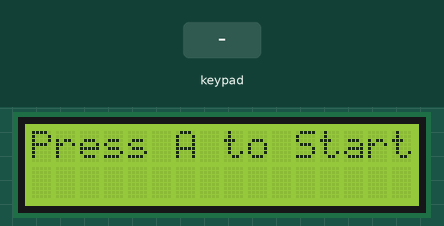
Recording of a program running on a simulated Raspberry Pi Pico running MicroPython. Shown: 16×2 character LCD. Inputs (shaded band) come from the test bench. Random numbers come from a fixed seed.

Above: at 1.2 s.
1.3 s: key 'A' pressed
At 2.1 s:
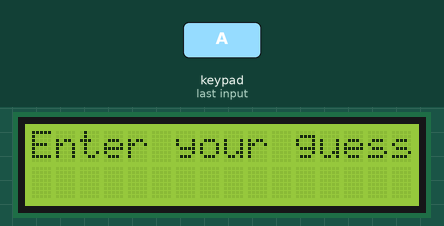
3.0 s: keypad keys 1 2 D pressed 0.4 s apart
At 4.4 s:
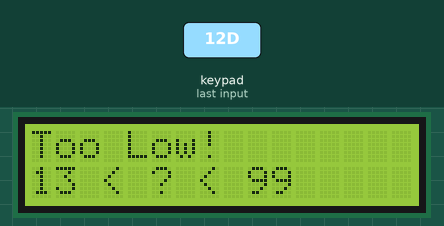
5.7 s: key 'B' pressed
At 6.5 s:
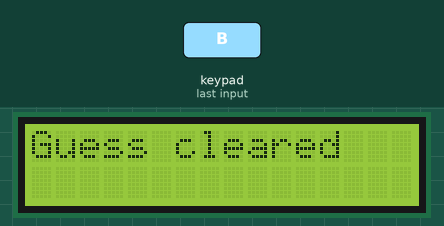
7.4 s: keypad keys 2 5 D pressed 0.4 s apart
At 9.0 s:
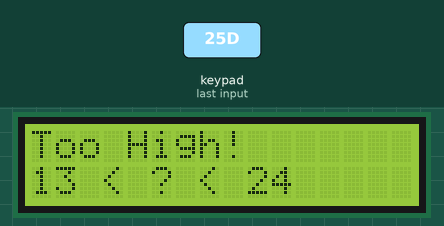
10.1 s: key 'C' pressed
At 11.1 s:
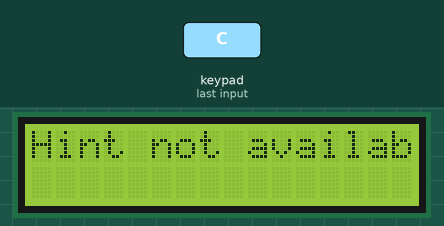
11.8 s: key 'D' pressed
At 13.0 s:
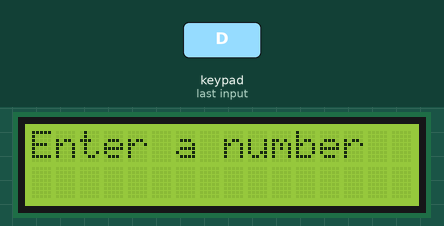
Timing chart, 0 to 14.5 s (numbered marks = the images above; inputs shaded):
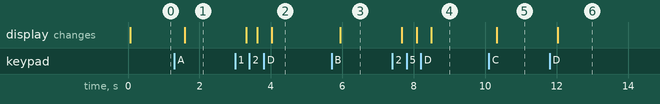

The program:

7.7_game_guess_number.py
```python
from lcd1602 import LCD
from machine import I2C, Pin
import utime
import urandom

# Initialize I2C communication for the LCD1602 display
i2c = I2C(1, sda=Pin(6), scl=Pin(7), freq=400000)
lcd = LCD(i2c)

# Keypad character mapping for a 4x4 matrix keypad
keypad_map = [
    ["1", "2", "3", "A"],
    ["4", "5", "6", "B"],
    ["7", "8", "9", "C"],
    ["*", "0", "#", "D"]
]

# Define row and column pins
row_pins = [Pin(pin_num, Pin.OUT) for pin_num in [21, 20, 19, 18]]  # R1-R4
col_pins = [Pin(pin_num, Pin.IN, Pin.PULL_DOWN) for pin_num in [13, 12, 11, 10]]  # C1-C4

# Function to scan the keypad
def read_keypad():
    for row_num, row_pin in enumerate(row_pins):
        row_pin.high()
        for col_num, col_pin in enumerate(col_pins):
            if col_pin.value() == 1:
                row_pin.low()
                return keypad_map[row_num][col_num]
        row_pin.low()
    return None

# Initialize game variables
def init_game():
    global target_number, lower_bound, upper_bound, guess
    target_number = urandom.randint(0, 99)
    lower_bound = 0
    upper_bound = 99
    guess = ""
    lcd.clear()
    lcd.message("Press A to Start")

# Display function
def update_display(message):
    lcd.clear()
    lcd.message(message)

# Main program
init_game()
game_started = False

while True:
    key = read_keypad()
    if key:
        utime.sleep(0.2)  # Debounce delay

        if not game_started:
            if key == "A":
                game_started = True
                update_display("Enter your guess:")
        else:
            if key in "0123456789":
                if len(guess) < 2:
                    guess += key
                    update_display("Guess: {}\n{} < ? < {}".format(guess, lower_bound, upper_bound))
            elif key == "D":
                if guess != "":
                    guess_number = int(guess)
                    if guess_number < lower_bound or guess_number > upper_bound:
                        update_display("Out of range!\n{} < ? < {}".format(lower_bound, upper_bound))
                    elif guess_number > target_number:
                        upper_bound = guess_number - 1
                        guess = ""
                        update_display("Too High!\n{} < ? < {}".format(lower_bound, upper_bound))
                    elif guess_number < target_number:
                        lower_bound = guess_number + 1
                        guess = ""
                        update_display("Too Low!\n{} < ? < {}".format(lower_bound, upper_bound))
                    else:
                        update_display("Correct!\nNumber is {}".format(target_number))
                        game_started = False
                        utime.sleep(2)
                        init_game()
                else:
                    update_display("Enter a number")
            elif key == "A":
                # Restart the game
                init_game()
                game_started = True
                update_display("Enter your guess:")
            elif key == "B":
                # Clear current guess
                guess = ""
                update_display("Guess cleared")
            elif key == "C":
                # Show hint or any other functionality
                update_display("Hint not available")
    utime.sleep(0.1)
```

Measured:
- after the input at 1.3 s, the display: changes after 0.28 s (image 1)
- after the input at 3.0 s, the display: first changes after 0.30 s (image 2 shows a later state)
- after the input at 5.7 s, the display: changes after 0.25 s (image 3)
- after the input at 7.4 s, the display: first changes after 0.27 s (image 4 shows a later state)
- after the input at 10.1 s, the display: changes after 0.22 s (image 5)
- after the input at 11.8 s, the display: changes after 0.23 s (image 6)
